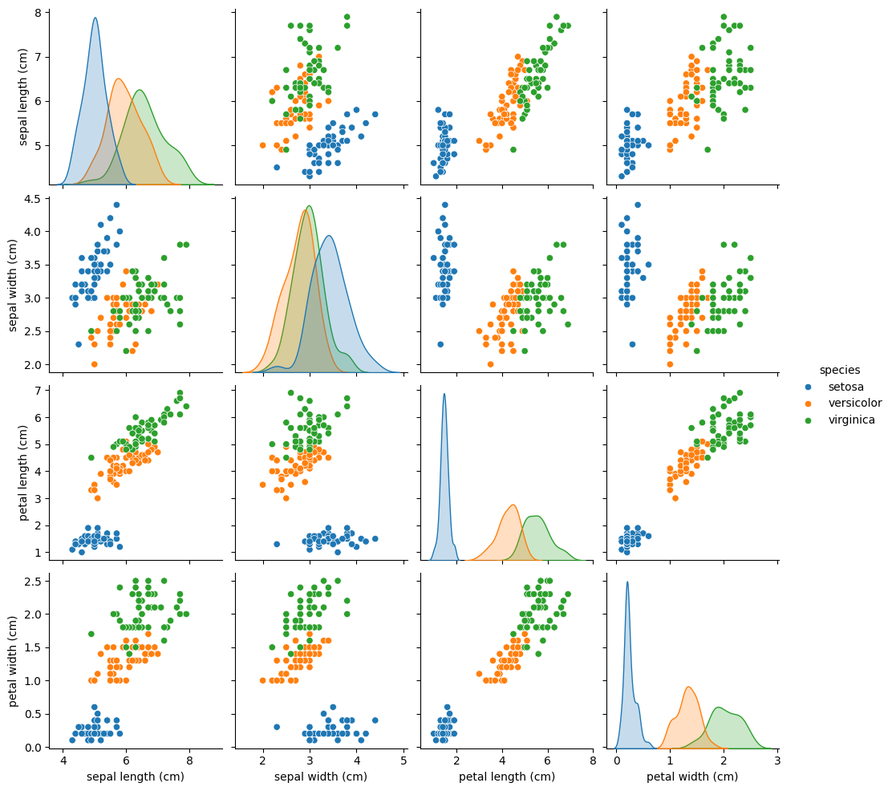
#> input picture image.png, 892 x 791 px, shrunk from 1112 x 986 before the run
$ jupyter execute Q8.ipynb
#> lines starting #> are read from the running program, lines starting #| are printed output that depends on the picture
<a href="https://colab.research.google.com/github/muhsina419/Machine_learning_-_Parallel_computing_s6/blob/main/Q8.ipynb" target="_parent"></a>

[cell 1]
# ============================================
# A. IMPORT LIBRARIES
# ============================================
import cv2
import numpy as np
import time
import matplotlib.pyplot as plt
from google.colab import files
from google.colab.patches import cv2_imshow
from multiprocessing.dummy import Pool  # Thread-based parallelism

# ============================================
# B. LOAD IMAGE
# ============================================
uploaded = files.upload()
#> the answer given: image.png

# Get uploaded filename automatically
file_name = list(uploaded.keys())[0]

# Read image in grayscale
img = cv2.imread(file_name, 0)
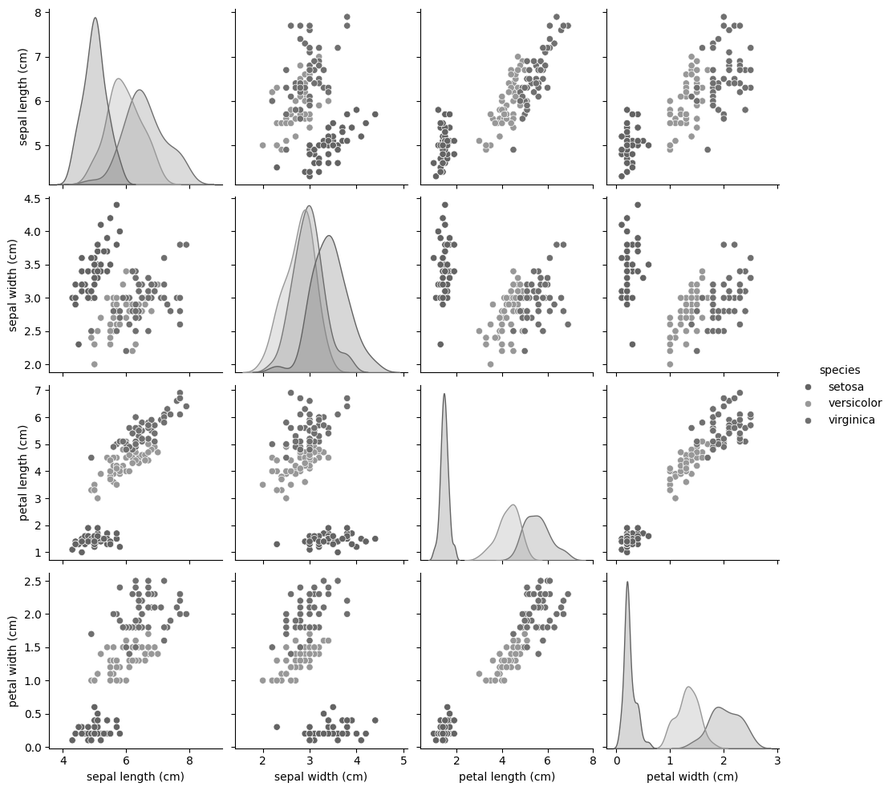
#> img: shape (791, 892); min 0, max 255, mean 243.2

# Validate image
if img is None:
    raise ValueError("❌ Image not found or failed to load")
else:
    print("✅ Image loaded successfully")

# Display image
plt.imshow(img, cmap='gray')
plt.title("Original Image")
plt.axis('off')
plt.show()

# ============================================
# C. DEFINE KERNELS
# ============================================
blur_kernel = np.ones((3, 3)) / 9

sharpen_kernel = np.array([
    [0, -1, 0],
    [-1, 5, -1],
    [0, -1, 0]
])

sobel_x = np.array([
    [-1, 0, 1],
    [-2, 0, 2],
    [-1, 0, 1]
])

sobel_y = np.array([
    [-1, -2, -1],
    [0, 0, 0],
    [1, 2, 1]
])

# ============================================
# D. FILTER FUNCTION
# ============================================
def apply_filter(args):
    image, kernel = args
    return cv2.filter2D(image, -1, kernel)

# ============================================
# E. SEQUENTIAL PROCESSING
# ============================================
seq_start = time.time()

blur_seq = cv2.filter2D(img, -1, blur_kernel)
sharp_seq = cv2.filter2D(img, -1, sharpen_kernel)
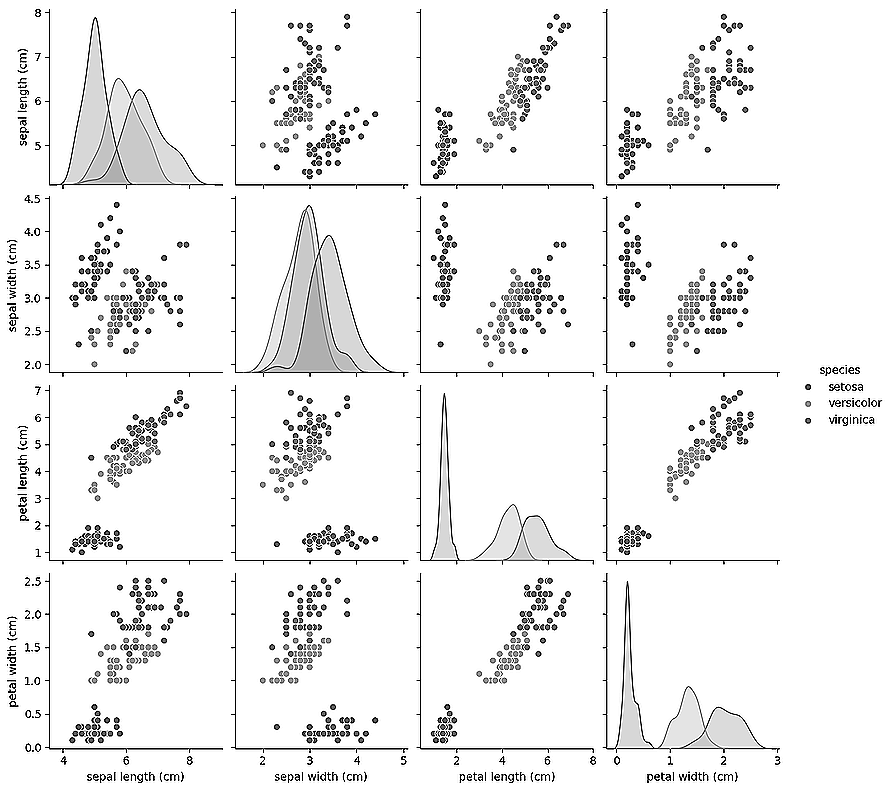
#> sharp_seq: shape (791, 892); min 0, max 255, mean 240.4

gx_seq = cv2.filter2D(img, -1, sobel_x)
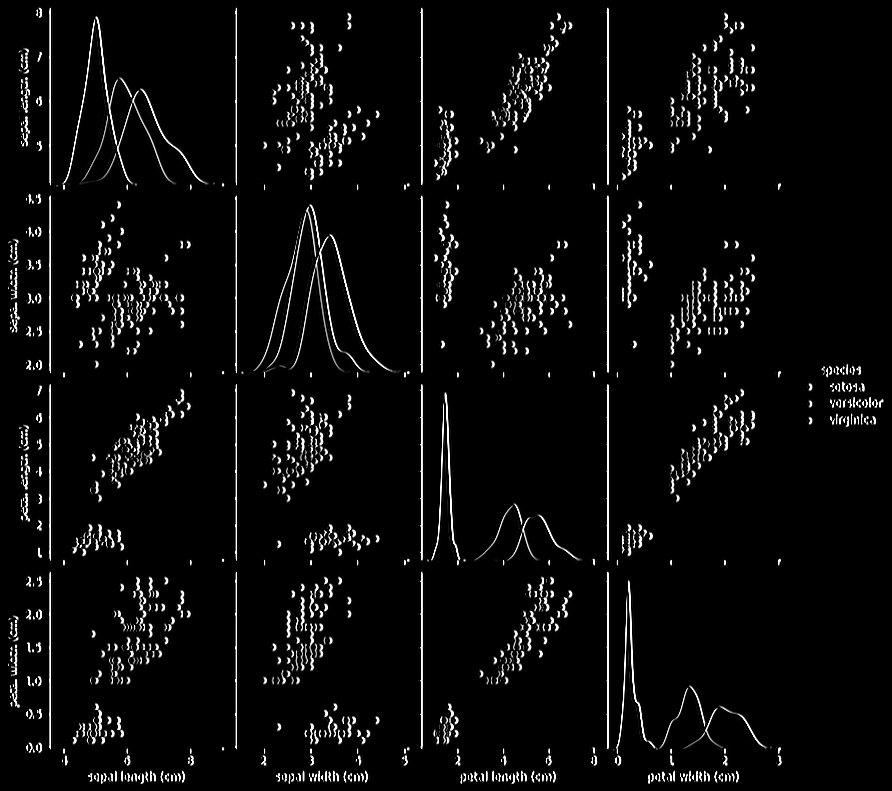
#> gx_seq: shape (791, 892); min 0, max 255, mean 11.2
gy_seq = cv2.filter2D(img, -1, sobel_y)
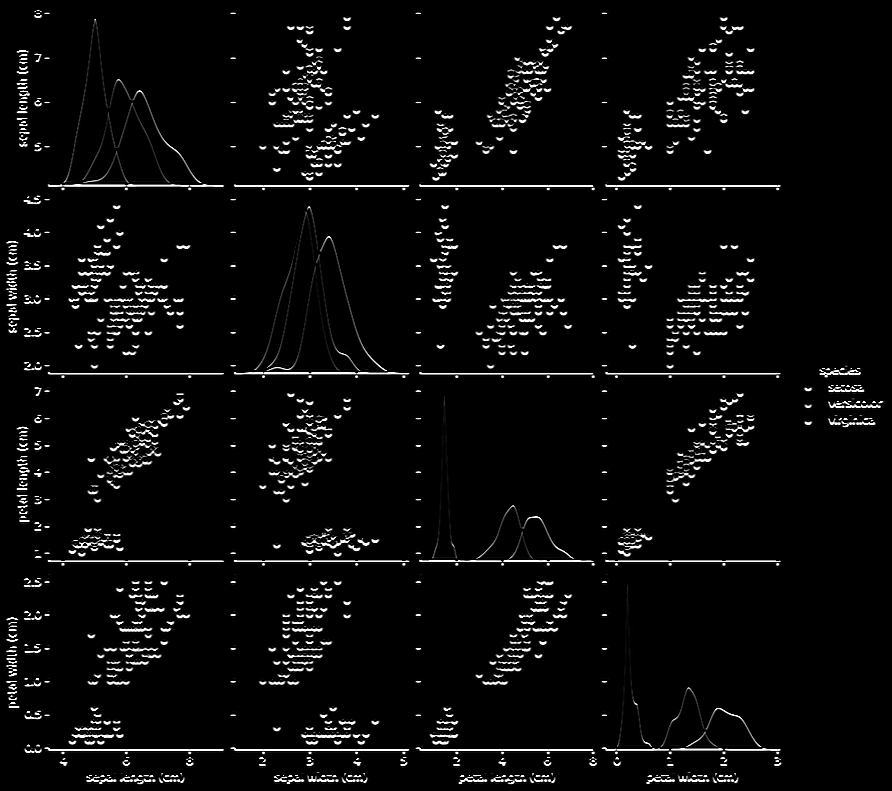
#> gy_seq: shape (791, 892); min 0, max 255, mean 10.3

edge_seq = cv2.magnitude(gx_seq.astype(float), gy_seq.astype(float))
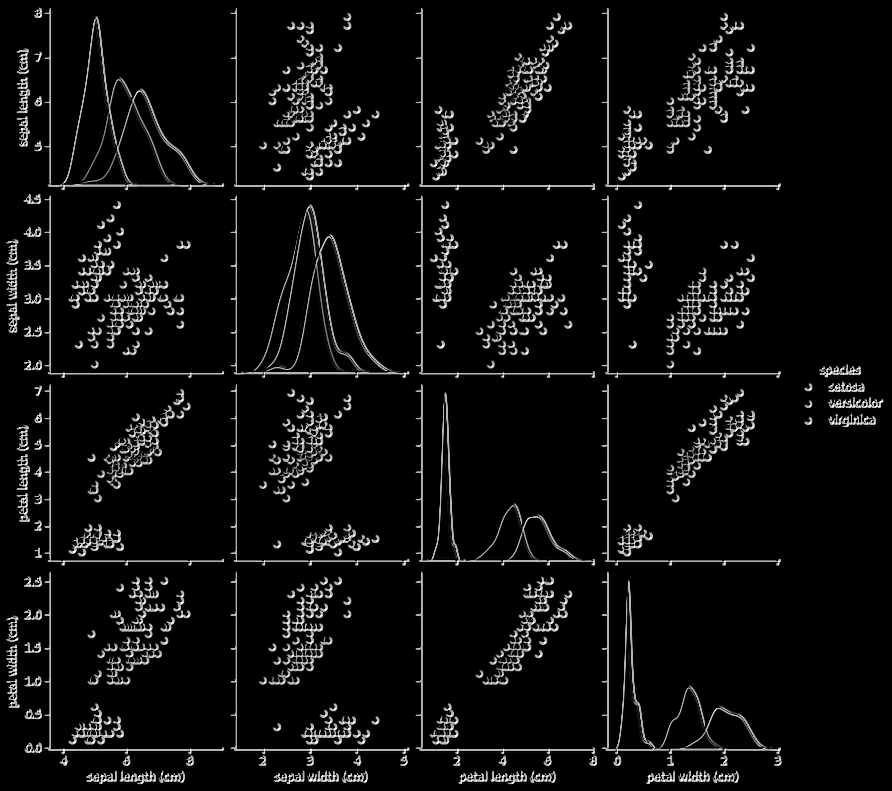
#> edge_seq: shape (791, 892) float64; min 0, max 360.6, mean 19.5; drawn with min black and max white

seq_time = time.time() - seq_start

print(f"\n⏱ Sequential Time: {seq_time:.6f} seconds")

# ============================================
# F. PARALLEL PROCESSING
# ============================================
par_start = time.time()

with Pool(4) as p:
    blur_par, sharp_par, gx_par, gy_par = p.map(apply_filter, [
        (img, blur_kernel),
        (img, sharpen_kernel),
        (img, sobel_x),
        (img, sobel_y)
    ])

edge_par = cv2.magnitude(gx_par.astype(float), gy_par.astype(float))

par_time = time.time() - par_start

print(f"⚡ Parallel Time: {par_time:.6f} seconds")

# ============================================
# G. PERFORMANCE METRICS
# ============================================
speedup = seq_time / par_time if par_time > 0 else 0
efficiency = speedup / 4

print(f"\n🚀 Speedup: {speedup:.4f}")
print(f"⚙️ Efficiency: {efficiency:.4f}")

# ============================================
# H. SAVE OUTPUT IMAGES
# ============================================
cv2.imwrite("blur.jpg", blur_par)
cv2.imwrite("sharpen.jpg", sharp_par)
cv2.imwrite("edge.jpg", edge_par)
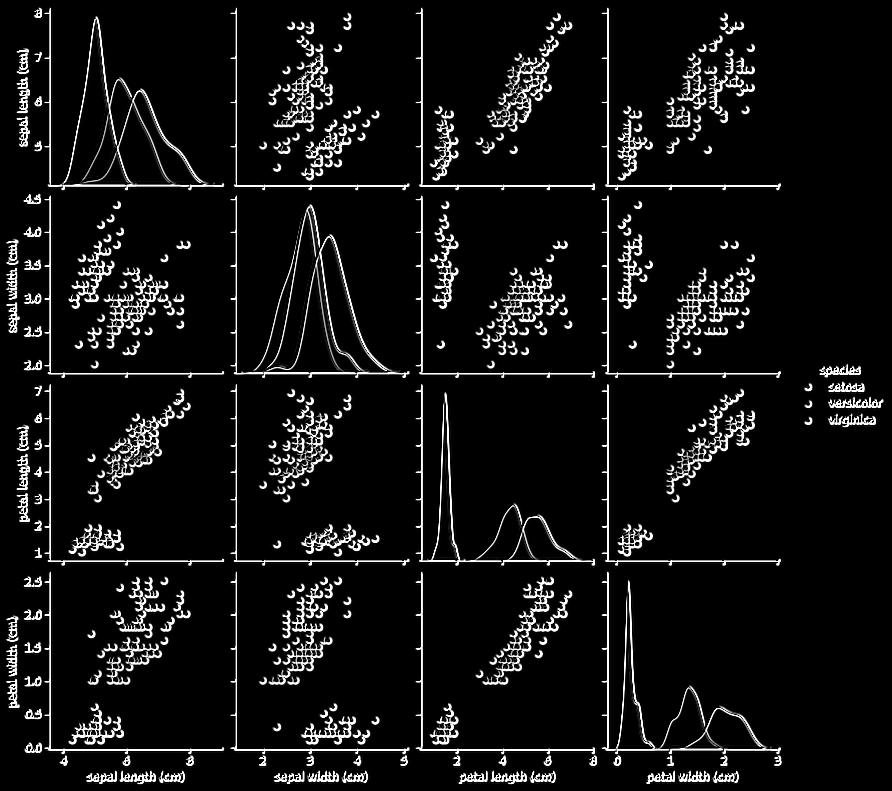
#> saved as edge.jpg: shape (791, 892); min 0, max 255, mean 18.8

print("\n💾 Images saved: blur.jpg, sharpen.jpg, edge.jpg")

# ============================================
# I. DISPLAY OUTPUT
# ============================================
print("\n🖼 Blur Image:")
cv2_imshow(blur_par)

print("\n🖼 Sharpen Image:")
cv2_imshow(sharp_par)

print("\n🖼 Edge Image:")
cv2_imshow(edge_par)
